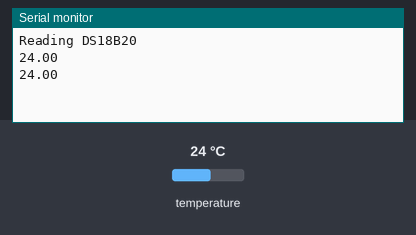
Bench run of a sketch on a simulated Arduino Uno, built with avr-gcc and run on an emulated ATmega328P. Shown: the last lines printed to the serial monitor. The test bench sets the inputs (shaded band); at power-on: temperature 24 °C.

Above: at 3.5 s.
3.6 s: temperature set to 12 °C
At 5.8 s:
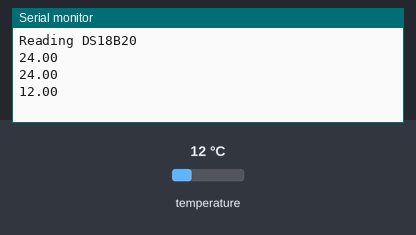
6.2 s: temperature set to 19 °C
At 7.2 s:
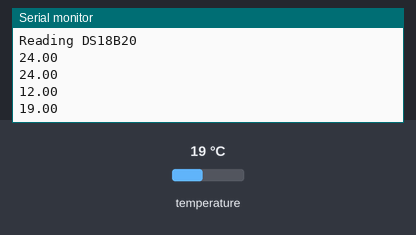
Timing chart, 0 to 9.2 s (numbered marks = the images above; inputs shaded):
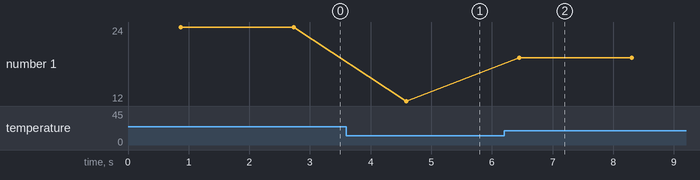

The sketch:

DS18B20-test.ino
```cpp
// Test sketch for DS18B20/DS18S20 temperature sensors thrown together in GeekLabs on 2015-11-19.
//
// Reads temperature of sensors present on an Arduino GPIO as a OneWire bus and prints the temperature on the Arduino serial console.
// Based on https://tushev.org/articles/arduino/10/how-it-works-ds18b20-and-arduino
//
// DS18B20 is the "Programmable Resolution 1-Wire Digital Thermometer" from Maxim former Dallas.
// Product homepage: https://www.maximintegrated.com/en/products/analog/sensors-and-sensor-interface/DS18B20.html
// PDF datasheet: https://datasheets.maximintegrated.com/en/ds/DS18B20.pdf
//
// Dependencies
// Arduino OneWire library: https://github.com/PaulStoffregen/OneWire


#include <OneWire.h>

#define PIN 3

#define DS18S20_ID 0x10
#define DS18B20_ID 0x28

OneWire ds(PIN);
float temp;
int readCount=0;

void setup() {
  Serial.begin(9600);
  Serial.print("Reading DS18B20\n");
}

void loop()
{
  bool useMonitor=false;
  if (getTemperature()) {
    if (useMonitor) {
      Serial.print("Read #");
      Serial.print(++readCount);
      Serial.print(": temp: ");
    }
    Serial.println(temp);
  }
  else {
    Serial.println("Read failed!");
  }
  delay(1000);
}

// Read temperature using the global ds object.
boolean getTemperature() {
  byte i;
  byte present = 0;
  byte data[12];
  static byte addr[8];
  static bool addrValid=false;

  if(!addrValid) {
    // Find a device
    // TODO: check more than the first device on bus
    if (!ds.search(addr)) {
     ds.reset_search();
      return false;
    }
    if (OneWire::crc8( addr, 7) != addr[7]) {
      return false;
    }
    if (addr[0] != DS18S20_ID && addr[0] != DS18B20_ID) {
      return false;
    }
    else
      addrValid=true;
  }

  // Start conversion
  ds.reset();
  ds.select(addr);
  ds.write(0x44, 1);
  // Wait some time...
  delay(850);
  present = ds.reset();
  ds.select(addr);

  // Issue Read scratchpad command
  ds.write(0xBE);
  // Receive 9 byte schratchpad
  for ( i = 0; i < 9; i++) {
    data[i] = ds.read();
  }
  // Validate data
  // TODO: also support 9-11 bit conv ( 0.5, 0.25, 0.125 increments)
  if (   OneWire::crc8(data,8) == data[8] // crc ok?
      && (data[4] & 0x60) == 0x60) {      // was this 12 bit conv?
    // Calculate temperature value (
    temp = ( ((data[1] & 0x07) << 8) + data[0] ) * 0.0625;
    temp *= (data[1]&0x80?-1:1); // did we go sub-zero?
    return true;
  }
  return false;
}
```

Measured:
- after the input at 3.6 s, the serial monitor: prints a new line after 0.99 s (image 1)
- after the input at 6.2 s, the serial monitor: prints a new line after 0.25 s (image 2)
- plotted number 1: 24 → 12 after the input at 3.6 s, 12 → 19 after the input at 6.2 s
